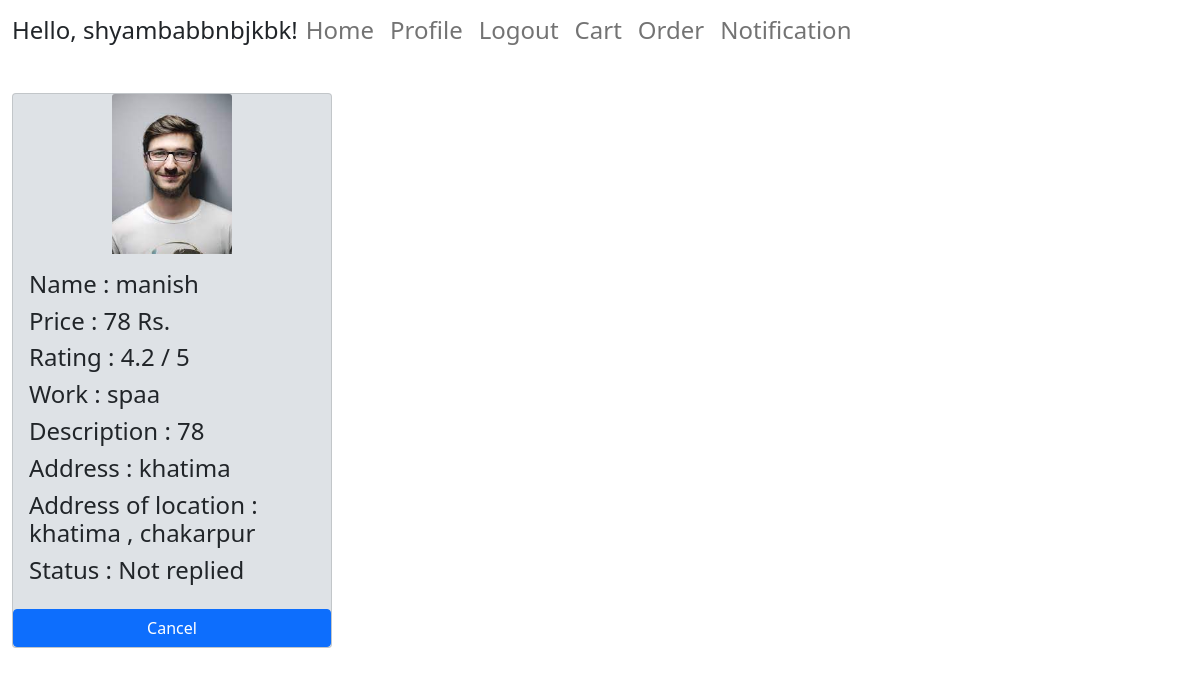
The page /order (signed in) on the database its author committed.
### user/models.py (models this page shows, shortened)
class Employee(models.Model):
    user_id = models.CharField(max_length=100 , default=None)
    service = models.CharField(max_length=100 )
    name = models.CharField(max_length=100 )
    category = models.CharField(max_length=100 , default=None)
    cost = models.IntegerField(default = 0)
    rating = models.FloatField(default = 4.2)
    description = models.TextField(default = None)
    address = models.TextField(blank = True , default = None)
    image = models.FileField(upload_to = 'user/static/user/image')

class Choose(models.Model):
    user_id = models.CharField(max_length=100 )
    emp_id = models.CharField(max_length=100 )
    cart = models.BooleanField(default=True)
    address = models.TextField(blank = True , default = None)
    status = models.TextField(blank = True , default = "Not replied")
    order_date = models.DateTimeField(default=timezone.now)

### user/view/order.py (the view, shortened to what this page needs)
# urls.py: path('order' , order , name = 'order'),
@login_required(login_url='/login')
def order(req , order_pk = None ,  user_pk = None):
    if req.user.is_authenticated:
        user_obj = req.user
        profile_obj = Profile.objects.filter(user = user_obj).first()
        if profile_obj is None:
            return redirect('/login')
    user_obj = req.user
    emplist = []
    if user_pk is None:
        if not order_pk is None:
            choose_obj = Choose.objects.filter(pk = order_pk ).first()
            choose_obj.cart = False
            choose_obj.order_date = datetime.now()
            choose_obj.save()
            messages.success(req, 'Your order is succesfully done .')
            return redirect('/order')
    choose_obj = Choose.objects.filter(user_id = user_obj.id , cart = False ).all().order_by("-order_date")
    for order in choose_obj:
        data=Employee.objects.filter(pk = order.emp_id).first()
        user_obj = User.objects.filter(pk = order.user_id).first()
        profile_obj = Profile.objects.filter(user = user_obj).first()
        if profile_obj is None:
            return redirect('/login')
        if data.category == "None":
            work = data.service
        else:
            work = data.category
        Disc={"name":data.name,"image":data.image,"description":data.description,"cost":data.cost,"rating":data.rating,"work":work,"address":data.address,"location":order.address,"status":order.status,"orderid":order.id}
        emplist.append(Disc)
    return render(req , 'user/order.html' , {'present': len(emplist) , 'employees' : emplist } )

### user/templates/user/order.html
{% extends 'user/base.html' %}
{% block content %}
{% load static %}
{% if present == 0 %}
    <h2>No order history</h2>
{% else %}
            <div class="card-group">
                {% for employee in employees %}
                <div class="col" >
                    <div class="card" style="width: 20rem; background-color:#dee2e6;">
                        <img class="card-img-top" style="margin-left: auto;margin-right: auto; width:10vw; height: 20vh"src = "{% static employee.image %}" style="width: 20%; height:10vw;" alt="Card image cap">
                        <div class="card-body">
                            <h4> Name : {{employee.name}}</h4>
                            <h4> Price : {{employee.cost}} Rs.</h4>
                            <h4> Rating : {{employee.rating}} / 5</h4>
                            <h4> Work : {{employee.work}}</h4>
                            <h4> Description : {{employee.description}}</h4>
                            <h4> Address : {{employee.address}}</h4>
                            <h4> Address of location : {{employee.location}}</h4>
                            <h4> Status : {{employee.status}}</h4>
                        </div>
                        {% if  employee.status == "Not replied" %}
                                <a href = "{% url 'cancel_order' order_pk=employee.orderid%}" style = " text-decoration: none; color:white" ><button type="button" class="btn btn-primary" style="width:100%">Cancel</button></a>
                        {% endif %}
                    </div>
                </div>
                {% endfor %}
            </div>
{% endif %}
{% endblock %}

### user/templates/user/base.html (shortened to what this page needs)
<html>
  <head>
    <link href="https://cdn.jsdelivr.net/npm/bootstrap@5.1.3/dist/css/bootstrap.min.css" rel="stylesheet">
  </head>
  <body >
  <div class="container-fluid" >
    <nav class="navbar navbar-expand-lg navbar-light ">
      <h4>Hello, {{ user.username|default:'Guest' }}! </h4>
      <div class="collapse navbar-collapse" id="navbarNav">
        <ul class="navbar-nav">
        <li class="nav-item active">
            <h4><a class="nav-link" href="{% url 'user'%} ">Home </a></h4>
        </li>
      {% if user.is_authenticated %}
        <li class="nav-item active">
            <h4><a class="nav-link" href="{% url 'profile'%} ">Profile </a></h4>
        </li>
        <li class="nav-item active">
            <h4><a class="nav-link" href="{% url 'logout'%} ">Logout </a></h4>
        </li>
        <li class="nav-item">
            <h4><a class="nav-link" href="{% url 'cart'%}">Cart</a></h4>
        </li>
        <li class="nav-item">
            <h4><a class="nav-link" href="{% url 'order'%}">Order</a></h4>
        </li>
        <li class="nav-item">
          <h4><a class="nav-link" href="{% url 'notification'%}">Notification</a></h4>
        </li>
        </ul>
      </div>
      {% endif %}
    </nav>
    <br>
    {% block content %}
    {% endblock %}
  </div>
  </body>
</html>

### rows shown on the page
Employee: image (picture), name "manish", rating "4.2", work "spaa", description "78", address "khatima"
Choose: location "khatima , chakarpur", status "Not replied"

### other values the page prints
{{ user.username|default:'Guest' }} "shyambabbnbjkbk"
{{ employee.cost }} "78"
